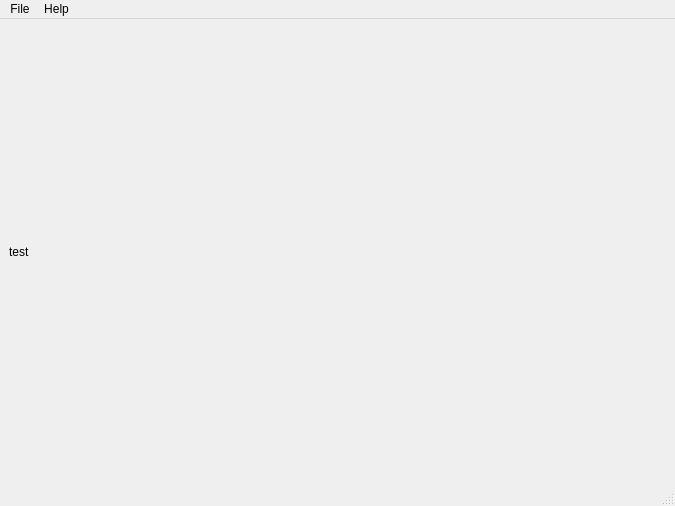
<?xml version="1.0" encoding="UTF-8"?>
<ui version="4.0">
 <class>MainWindow</class>
 <widget class="QMainWindow" name="MainWindow">
  <property name="geometry">
   <rect>
    <x>0</x>
    <y>0</y>
    <width>675</width>
    <height>506</height>
   </rect>
  </property>
  <property name="windowTitle">
   <string>dame</string>
  </property>
  <widget class="QWidget" name="centralwidget">
   <layout class="QVBoxLayout" name="verticalLayout_2">
    <item>
     <widget class="QLabel" name="main_im">
      <property name="text">
       <string>test</string>
      </property>
     </widget>
    </item>
   </layout>
  </widget>
  <widget class="QMenuBar" name="menubar">
   <property name="geometry">
    <rect>
     <x>0</x>
     <y>0</y>
     <width>675</width>
     <height>22</height>
    </rect>
   </property>
   <widget class="QMenu" name="menuFile">
    <property name="title">
     <string>File</string>
    </property>
    <addaction name="actionOpen"/>
    <addaction name="actionClose"/>
    <addaction name="actionQuit"/>
   </widget>
   <widget class="QMenu" name="menuHelp">
    <property name="title">
     <string>Help</string>
    </property>
    <addaction name="actionAbout"/>
   </widget>
   <addaction name="menuFile"/>
   <addaction name="menuHelp"/>
  </widget>
  <widget class="QStatusBar" name="statusbar"/>
  <action name="actionAbout">
   <property name="text">
    <string>About</string>
   </property>
   <property name="menuRole">
    <enum>QAction::AboutRole</enum>
   </property>
   <property name="iconVisibleInMenu">
    <bool>true</bool>
   </property>
  </action>
  <action name="actionOpen">
   <property name="checkable">
    <bool>false</bool>
   </property>
   <property name="text">
    <string>&amp;Open</string>
   </property>
   <property name="shortcut">
    <string>Ctrl+O</string>
   </property>
  </action>
  <action name="actionClose">
   <property name="text">
    <string>&amp;Close</string>
   </property>
   <property name="shortcut">
    <string>Ctrl+W</string>
   </property>
  </action>
  <action name="actionQuit">
   <property name="text">
    <string>&amp;Quit</string>
   </property>
   <property name="shortcut">
    <string>Ctrl+Q</string>
   </property>
   <property name="menuRole">
    <enum>QAction::QuitRole</enum>
   </property>
  </action>
 </widget>
 <resources/>
 <connections>
  <connection>
   <sender>actionQuit</sender>
   <signal>triggered()</signal>
   <receiver>MainWindow</receiver>
   <slot>close()</slot>
   <hints>
    <hint type="sourcelabel">
     <x>-1</x>
     <y>-1</y>
    </hint>
    <hint type="destinationlabel">
     <x>399</x>
     <y>299</y>
    </hint>
   </hints>
  </connection>
 </connections>
</ui>
